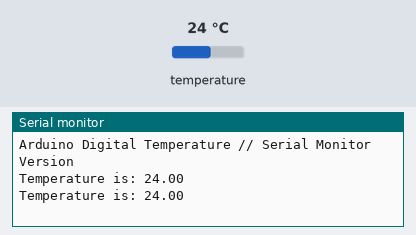
Simulated run of this sketch. Board: Arduino Uno, built with avr-gcc and run on an emulated ATmega328P. On the bench: the last lines printed to the serial monitor. The test bench sets the inputs (shaded band); at power-on: temperature 24 °C.

Above: at 2.4 s.
2.5 s: temperature set to 12 °C
At 3.2 s:
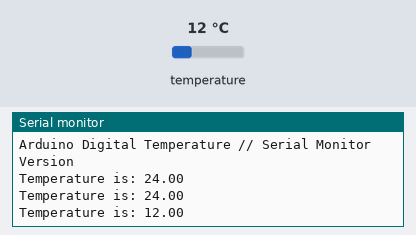
4.0 s: temperature set to 19 °C
At 4.9 s:
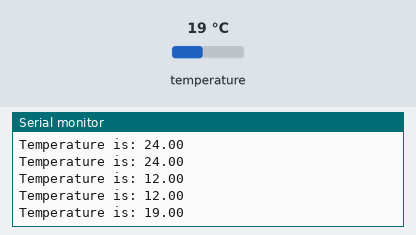
Timing chart, 0 to 7.0 s (numbered marks = the images above; inputs shaded):
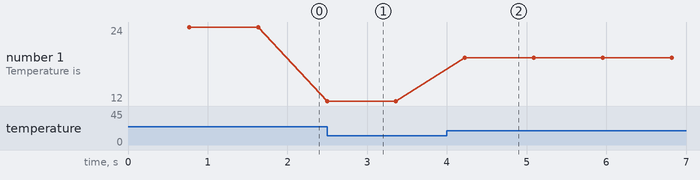

Measured:
- after the input at 4.0 s, the serial monitor: prints a new line after 0.23 s (image 2)
- plotted number 1: 12 → 19 after the input at 4.0 s

The sketch:

baru.ino
```cpp
/* Arduino DS18B20 temp sensor tutorial
   More info: http://www.ardumotive.com/how-to-use-the-ds18b20-temperature-sensor-en.html
   Date: 19/6/2015 // www.ardumotive.com */


//Include libraries
#include <OneWire.h>
#include <DallasTemperature.h>

// Data wire is plugged into pin 2 on the Arduino
#define ONE_WIRE_BUS 5
// Setup a oneWire instance to communicate with any OneWire devices (not just Maxim/Dallas temperature ICs)
OneWire oneWire(ONE_WIRE_BUS);
// Pass our oneWire reference to Dallas Temperature.
DallasTemperature sensors(&oneWire);

void setup()
{
  Serial.begin(9600); //Begin serial communication
  Serial.println("Arduino Digital Temperature // Serial Monitor Version"); //Print a message
  sensors.begin();
}

void loop()
{
  // Send the command to get temperatures
  sensors.requestTemperatures();
  Serial.print("Temperature is: ");
  float is = sensors.getTempCByIndex(0);
  Serial.println(is); // Why "byIndex"? You can have more than one IC on the same bus. 0 refers to the first IC on the wire
  //Update value every 1 sec.
  delay(100);
}
```
